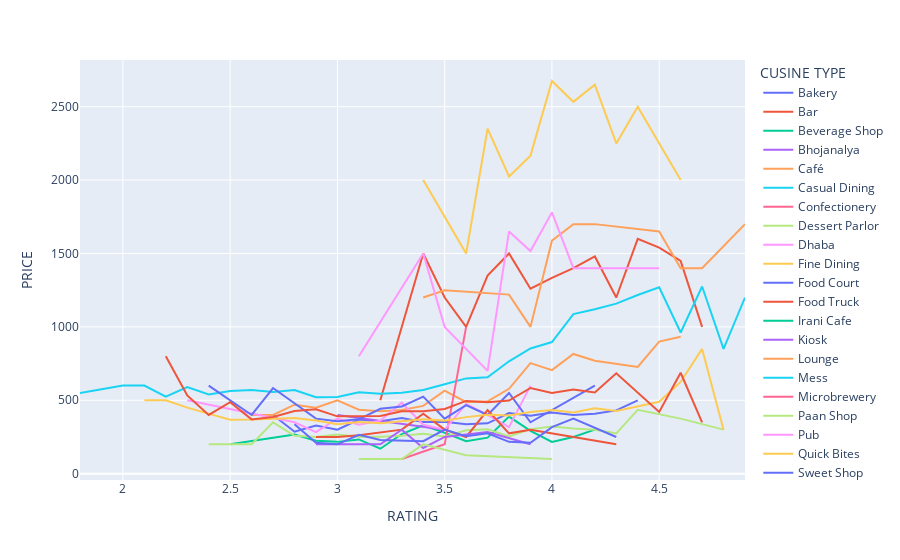

Notebook cell for this chart:
### Code cell
fig = px.line(price_rating_df,x="RATING",y="PRICE",color="CUSINE TYPE")
fig.show()

### Figure 1 — Plotly figure (JSON) as saved in the notebook; plotly's stock layout.template omitted (floating-point values rounded to 4 significant figures)
{"data": [{"hovertemplate": "CUSINE TYPE=Bakery<br>RATING=%{x}<br>PRICE=%{y}<extra></extra>", "legendgroup": "Bakery", "line": {"color": "#636efa", "dash": "solid"}, "marker": {"symbol": "circle"}, "mode": "lines", "name": "Bakery", "orientation": "v", "showlegend": true, "type": "scatter", "x": [2.7, 2.8, 2.9, 3, 3.1, 3.2, 3.3, 3.4, 3.5, 3.6, 3.7, 3.8, 3.9, 4, 4.1, 4.2, 4.3, 4.4], "xaxis": "x", "y": [400, 285.7, 328.6, 300, 369.1, 357.1, 379.1, 352.2, 354.0, 337.5, 342.9, 413.5, 393.9, 417.4, 400, 408.3, 431.2, 500], "yaxis": "y"}, {"hovertemplate": "CUSINE TYPE=Bar<br>RATING=%{x}<br>PRICE=%{y}<extra></extra>", "legendgroup": "Bar", "line": {"color": "#EF553B", "dash": "solid"}, "marker": {"symbol": "circle"}, "mode": "lines", "name": "Bar", "orientation": "v", "showlegend": true, "type": "scatter", "x": [3.2, 3.4, 3.5, 3.6, 3.7, 3.8, 3.9, 4, 4.1, 4.2, 4.3, 4.4, 4.5, 4.6, 4.7], "xaxis": "x", "y": [500, 1500, 1200, 1000, 1350, 1500, 1260, 1333.0, 1400, 1480, 1200, 1600, 1540, 1450, 1000], "yaxis": "y"}, {"hovertemplate": "CUSINE TYPE=Beverage Shop<br>RATING=%{x}<br>PRICE=%{y}<extra></extra>", "legendgroup": "Beverage Shop", "line": {"color": "#00cc96", "dash": "solid"}, "marker": {"symbol": "circle"}, "mode": "lines", "name": "Beverage Shop", "orientation": "v", "showlegend": true, "type": "scatter", "x": [2.5, 2.8, 2.9, 3, 3.1, 3.2, 3.3, 3.4, 3.5, 3.6, 3.7, 3.8, 3.9, 4, 4.1, 4.2], "xaxis": "x", "y": [200, 266.7, 225, 216.7, 233.3, 170, 270, 330, 279.2, 221.4, 245.5, 388.9, 291.7, 216.7, 250, 300], "yaxis": "y"}, {"hovertemplate": "CUSINE TYPE=Bhojanalya<br>RATING=%{x}<br>PRICE=%{y}<extra></extra>", "legendgroup": "Bhojanalya", "line": {"color": "#ab63fa", "dash": "solid"}, "marker": {"symbol": "circle"}, "mode": "lines", "name": "Bhojanalya", "orientation": "v", "showlegend": true, "type": "scatter", "x": [3, 3.5], "xaxis": "x", "y": [400, 300], "yaxis": "y"}, {"hovertemplate": "CUSINE TYPE=Café<br>RATING=%{x}<br>PRICE=%{y}<extra></extra>", "legendgroup": "Café", "line": {"color": "#FFA15A", "dash": "solid"}, "marker": {"symbol": "circle"}, "mode": "lines", "name": "Café", "orientation": "v", "showlegend": true, "type": "scatter", "x": [2.6, 2.7, 2.8, 2.9, 3, 3.1, 3.2, 3.3, 3.4, 3.5, 3.6, 3.7, 3.8, 3.9, 4, 4.1, 4.2, 4.3, 4.4, 4.5, 4.6], "xaxis": "x", "y": [400, 400, 470, 450, 500, 435.7, 425, 433.3, 461.5, 565.9, 487.5, 493.3, 578.0, 752.9, 705.8, 815.5, 769.0, 747.4, 726.9, 900, 933.3], "yaxis": "y"}, {"hovertemplate": "CUSINE TYPE=Casual Dining<br>RATING=%{x}<br>PRICE=%{y}<extra></extra>", "legendgroup": "Casual Dining", "line": {"color": "#19d3f3", "dash": "solid"}, "marker": {"symbol": "circle"}, "mode": "lines", "name": "Casual Dining", "orientation": "v", "showlegend": true, "type": "scatter", "x": [1.8, 2, 2.1, 2.2, 2.3, 2.4, 2.5, 2.6, 2.7, 2.8, 2.9, 3, 3.1, 3.2, 3.3, 3.4, 3.5, 3.6, 3.7, 3.8, 3.9, 4, 4.1, 4.2, 4.3, 4.4, 4.5, 4.6, 4.7, 4.8, 4.9], "xaxis": "x", "y": [550, 600, 600, 525, 590, 540, 563.3, 569.2, 556.5, 570.1, 520.5, 522.7, 555.3, 544.9, 551.1, 570.5, 609.7, 649.2, 657.1, 765.7, 852.9, 896.6, 1087.0, 1120, 1158.0, 1217.0, 1269.0, 961.5, 1275, 850, 1200], "yaxis": "y"}, {"hovertemplate": "CUSINE TYPE=Confectionery<br>RATING=%{x}<br>PRICE=%{y}<extra></extra>", "legendgroup": "Confectionery", "line": {"color": "#FF6692", "dash": "solid"}, "marker": {"symbol": "circle"}, "mode": "lines", "name": "Confectionery", "orientation": "v", "showlegend": true, "type": "scatter", "x": [3.3, 3.5, 3.6], "xaxis": "x", "y": [100, 200, 1000], "yaxis": "y"}, {"hovertemplate": "CUSINE TYPE=Dessert Parlor<br>RATING=%{x}<br>PRICE=%{y}<extra></extra>", "legendgroup": "Dessert Parlor", "line": {"color": "#B6E880", "dash": "solid"}, "marker": {"symbol": "circle"}, "mode": "lines", "name": "Dessert Parlor", "orientation": "v", "showlegend": true, "type": "scatter", "x": [2.4, 2.6, 2.7, 2.8, 2.9, 3, 3.1, 3.2, 3.3, 3.4, 3.5, 3.6, 3.7, 3.8, 3.9, 4, 4.1, 4.2, 4.3, 4.4, 4.6, 4.8], "xaxis": "x", "y": [200, 200, 350, 258.3, 250, 267.5, 251.5, 251.7, 257.9, 271.2, 252.6, 295.3, 303.0, 254.4, 303.4, 321.4, 308.3, 300, 275, 435, 375, 300], "yaxis": "y"}, {"hovertemplate": "CUSINE TYPE=Dhaba<br>RATING=%{x}<br>PRICE=%{y}<extra></extra>", "legendgroup": "Dhaba", "line": {"color": "#FF97FF", "dash": "solid"}, "marker": {"symbol": "circle"}, "mode": "lines", "name": "Dhaba", "orientation": "v", "showlegend": true, "type": "scatter", "x": [2.3, 2.8, 2.9, 3, 3.1, 3.2, 3.3, 3.4, 3.5, 3.6, 3.7, 3.8, 3.9], "xaxis": "x", "y": [500, 350, 283.3, 375, 333.3, 361, 483.3, 333.3, 300, 475, 400, 316.7, 600], "yaxis": "y"}, {"hovertemplate": "CUSINE TYPE=Fine Dining<br>RATING=%{x}<br>PRICE=%{y}<extra></extra>", "legendgroup": "Fine Dining", "line": {"color": "#FECB52", "dash": "solid"}, "marker": {"symbol": "circle"}, "mode": "lines", "name": "Fine Dining", "orientation": "v", "showlegend": true, "type": "scatter", "x": [3.4, 3.6, 3.7, 3.8, 3.9, 4, 4.1, 4.2, 4.3, 4.4, 4.6], "xaxis": "x", "y": [2000, 1500, 2350, 2025, 2167.0, 2675, 2533.0, 2650, 2250, 2500, 2000], "yaxis": "y"}, {"hovertemplate": "CUSINE TYPE=Food Court<br>RATING=%{x}<br>PRICE=%{y}<extra></extra>", "legendgroup": "Food Court", "line": {"color": "#636efa", "dash": "solid"}, "marker": {"symbol": "circle"}, "mode": "lines", "name": "Food Court", "orientation": "v", "showlegend": true, "type": "scatter", "x": [2.4, 2.6, 2.7, 2.9, 3, 3.1, 3.2, 3.3, 3.4, 3.5, 3.6, 3.7, 3.8, 3.9, 4.2], "xaxis": "x", "y": [600, 400, 583.3, 375, 357.1, 370, 441.7, 458.3, 525, 375, 466.7, 400, 550, 350, 600], "yaxis": "y"}, {"hovertemplate": "CUSINE TYPE=Food Truck<br>RATING=%{x}<br>PRICE=%{y}<extra></extra>", "legendgroup": "Food Truck", "line": {"color": "#EF553B", "dash": "solid"}, "marker": {"symbol": "circle"}, "mode": "lines", "name": "Food Truck", "orientation": "v", "showlegend": true, "type": "scatter", "x": [2.9, 3, 3.1, 3.3, 3.4, 3.5, 3.6, 3.7, 3.8, 3.9, 4.1, 4.3], "xaxis": "x", "y": [250, 250, 262.5, 300, 408.3, 300, 250, 433.3, 275, 300, 250, 200], "yaxis": "y"}, {"hovertemplate": "CUSINE TYPE=Irani Cafe<br>RATING=%{x}<br>PRICE=%{y}<extra></extra>", "legendgroup": "Irani Cafe", "line": {"color": "#00cc96", "dash": "solid"}, "marker": {"symbol": "circle"}, "mode": "lines", "name": "Irani Cafe", "orientation": "v", "showlegend": true, "type": "scatter", "x": [3.6], "xaxis": "x", "y": [250], "yaxis": "y"}, {"hovertemplate": "CUSINE TYPE=Kiosk<br>RATING=%{x}<br>PRICE=%{y}<extra></extra>", "legendgroup": "Kiosk", "line": {"color": "#ab63fa", "dash": "solid"}, "marker": {"symbol": "circle"}, "mode": "lines", "name": "Kiosk", "orientation": "v", "showlegend": true, "type": "scatter", "x": [2.9, 3.2, 3.3, 3.4, 3.5, 3.7, 3.9], "xaxis": "x", "y": [200, 200, 300, 175, 250, 283.3, 200], "yaxis": "y"}, {"hovertemplate": "CUSINE TYPE=Lounge<br>RATING=%{x}<br>PRICE=%{y}<extra></extra>", "legendgroup": "Lounge", "line": {"color": "#FFA15A", "dash": "solid"}, "marker": {"symbol": "circle"}, "mode": "lines", "name": "Lounge", "orientation": "v", "showlegend": true, "type": "scatter", "x": [3.4, 3.5, 3.8, 3.9, 4, 4.1, 4.2, 4.5, 4.6, 4.7, 4.9], "xaxis": "x", "y": [1200, 1250, 1220, 1000, 1588.0, 1700, 1700, 1650, 1400, 1400, 1700], "yaxis": "y"}, {"hovertemplate": "CUSINE TYPE=Mess<br>RATING=%{x}<br>PRICE=%{y}<extra></extra>", "legendgroup": "Mess", "line": {"color": "#19d3f3", "dash": "solid"}, "marker": {"symbol": "circle"}, "mode": "lines", "name": "Mess", "orientation": "v", "showlegend": true, "type": "scatter", "x": [3.6], "xaxis": "x", "y": [300], "yaxis": "y"}, {"hovertemplate": "CUSINE TYPE=Microbrewery<br>RATING=%{x}<br>PRICE=%{y}<extra></extra>", "legendgroup": "Microbrewery", "line": {"color": "#FF6692", "dash": "solid"}, "marker": {"symbol": "circle"}, "mode": "lines", "name": "Microbrewery", "orientation": "v", "showlegend": true, "type": "scatter", "x": [4.4], "xaxis": "x", "y": [2000], "yaxis": "y"}, {"hovertemplate": "CUSINE TYPE=Paan Shop<br>RATING=%{x}<br>PRICE=%{y}<extra></extra>", "legendgroup": "Paan Shop", "line": {"color": "#B6E880", "dash": "solid"}, "marker": {"symbol": "circle"}, "mode": "lines", "name": "Paan Shop", "orientation": "v", "showlegend": true, "type": "scatter", "x": [3.1, 3.3, 3.4, 3.6, 4], "xaxis": "x", "y": [100, 100, 200, 125, 100], "yaxis": "y"}, {"hovertemplate": "CUSINE TYPE=Pub<br>RATING=%{x}<br>PRICE=%{y}<extra></extra>", "legendgroup": "Pub", "line": {"color": "#FF97FF", "dash": "solid"}, "marker": {"symbol": "circle"}, "mode": "lines", "name": "Pub", "orientation": "v", "showlegend": true, "type": "scatter", "x": [3.1, 3.4, 3.5, 3.7, 3.8, 3.9, 4, 4.1, 4.5], "xaxis": "x", "y": [800, 1500, 1000, 700, 1650, 1517.0, 1780, 1400, 1400], "yaxis": "y"}, {"hovertemplate": "CUSINE TYPE=Quick Bites<br>RATING=%{x}<br>PRICE=%{y}<extra></extra>", "legendgroup": "Quick Bites", "line": {"color": "#FECB52", "dash": "solid"}, "marker": {"symbol": "circle"}, "mode": "lines", "name": "Quick Bites", "orientation": "v", "showlegend": true, "type": "scatter", "x": [2.1, 2.2, 2.3, 2.4, 2.5, 2.6, 2.7, 2.8, 2.9, 3, 3.1, 3.2, 3.3, 3.4, 3.5, 3.6, 3.7, 3.8, 3.9, 4, 4.1, 4.2, 4.3, 4.4, 4.5, 4.6, 4.7, 4.8], "xaxis": "x", "y": [500, 500, 450, 410, 367.6, 369.2, 375, 379.6, 361.7, 336.4, 351.8, 343.6, 357.2, 371.3, 361.4, 385.2, 401.8, 395.6, 420.5, 433.0, 417.6, 445, 426.6, 457.1, 490, 625, 850, 300], "yaxis": "y"}, {"hovertemplate": "CUSINE TYPE=Sweet Shop<br>RATING=%{x}<br>PRICE=%{y}<extra></extra>", "legendgroup": "Sweet Shop", "line": {"color": "#636efa", "dash": "solid"}, "marker": {"symbol": "circle"}, "mode": "lines", "name": "Sweet Shop", "orientation": "v", "showlegend": true, "type": "scatter", "x": [2.8, 2.9, 3, 3.1, 3.2, 3.3, 3.4, 3.5, 3.6, 3.7, 3.8, 3.9, 4, 4.1, 4.3], "xaxis": "x", "y": [337.5, 210, 200, 265.4, 230, 225, 221.4, 300, 255.6, 275, 216.7, 210, 316.7, 375, 250], "yaxis": "y"}, {"hovertemplate": "CUSINE TYPE=none<br>RATING=%{x}<br>PRICE=%{y}<extra></extra>", "legendgroup": "none", "line": {"color": "#EF553B", "dash": "solid"}, "marker": {"symbol": "circle"}, "mode": "lines", "name": "none", "orientation": "v", "showlegend": true, "type": "scatter", "x": [2.2, 2.3, 2.4, 2.5, 2.6, 2.7, 2.8, 2.9, 3, 3.1, 3.2, 3.3, 3.4, 3.5, 3.6, 3.7, 3.8, 3.9, 4, 4.1, 4.2, 4.3, 4.4, 4.5, 4.6, 4.7], "xaxis": "x", "y": [800, 533.3, 400, 487.5, 370, 386.7, 427, 439.3, 390.6, 392.3, 392.4, 425.2, 424.9, 440.3, 495.8, 486.0, 497.9, 583.6, 550, 574.1, 553.8, 683.3, 555, 420, 687.5, 350], "yaxis": "y"}], "layout": {"legend": {"title": {"text": "CUSINE TYPE"}, "tracegroupgap": 0}, "margin": {"t": 60}, "xaxis": {"anchor": "y", "domain": [0, 1], "title": {"text": "RATING"}}, "yaxis": {"anchor": "x", "domain": [0, 1], "title": {"text": "PRICE"}}}}
